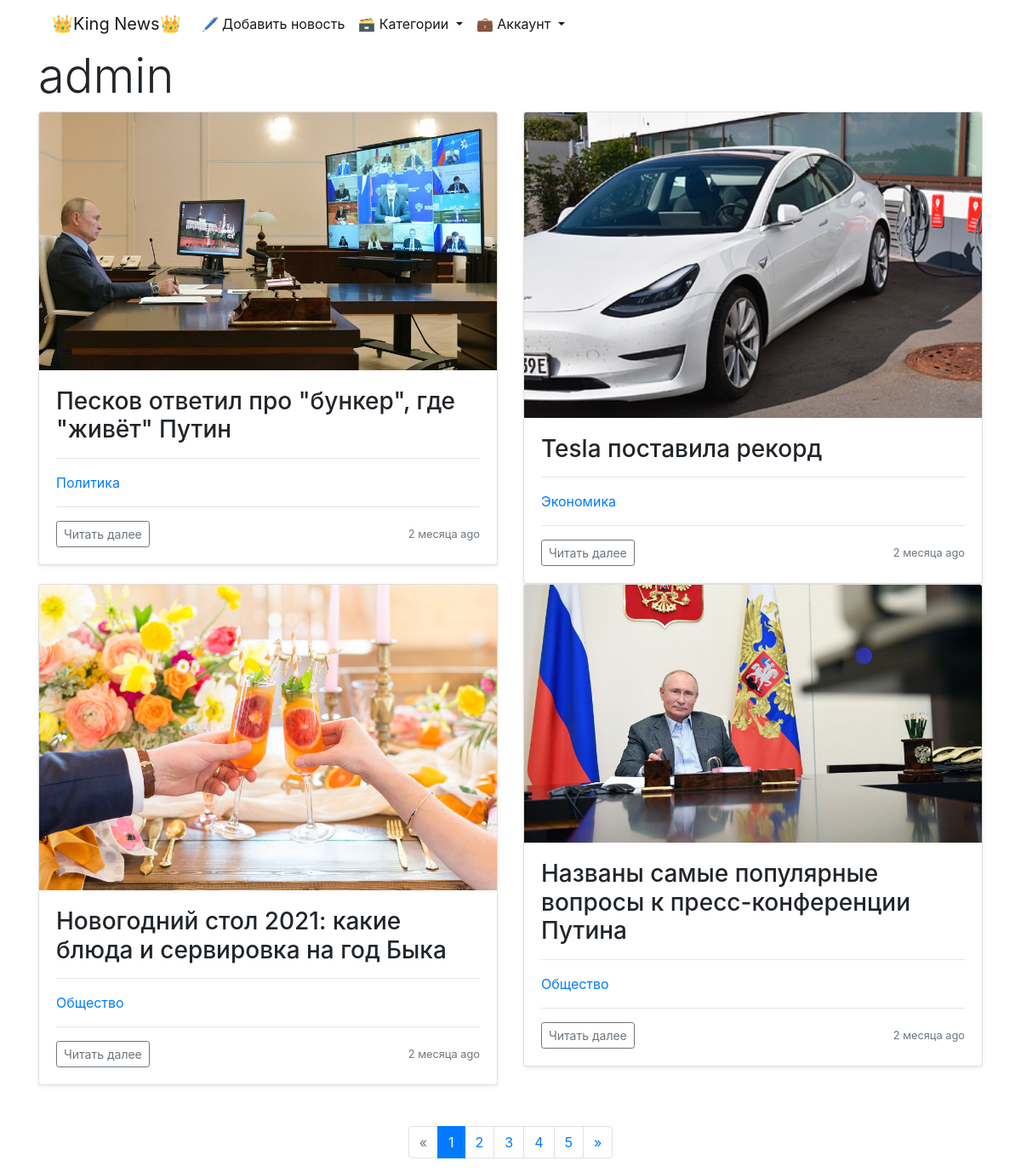
/news/user/1/news, run on the app's committed database.
### news/models.py (models this page shows, shortened)
class News(models.Model):
    author = models.ForeignKey(User, on_delete=models.PROTECT, verbose_name='автор', default=None)
    title = models.CharField(max_length=150, verbose_name='заголовок')
    content = models.TextField(verbose_name='текст')
    created_at = models.DateTimeField(auto_now_add=True, verbose_name='дата создания')
    updated_at = models.DateTimeField(auto_now=True, verbose_name='дата обновления')
    photo = models.ImageField(upload_to='photos/%Y/%m/%d/', verbose_name='постер', default='photos/default.svg')
    is_published = models.BooleanField(default=True, verbose_name='статус публикации')
    category = models.ForeignKey('Category', on_delete=models.PROTECT, verbose_name='категория', db_index=True, default=None)
    audio = models.FileField(upload_to='audio/%Y/%m/%d/', verbose_name='аудио', blank=True)
    def get_absolute_url(self):
        return reverse('news:detail_news', kwargs={'pk': self.pk})
    class Meta:
        verbose_name = 'новость'
        verbose_name_plural = 'новости'
        ordering = ['created_at', 'title']

class Category(models.Model):
    title = models.CharField(max_length=150, verbose_name='заголовок', unique=True)
    def __str__(self):
        return f"{self.title}"
    class Meta:
        verbose_name = 'категория'
        verbose_name_plural = 'категории'
        ordering = ['title']
    def get_absolute_url(self):
        return reverse('news:detail_category', kwargs={'category_id': self.pk})

### news/views.py (the view)
# urls.py: path('user/<int:user_id>/news', DetailUserNews.as_view(), name='detail_user_news'),
class DetailUserNews(ListView):
    model = News
    template_name = 'news/detail_user_news.html'
    context_object_name = 'detail_user_news'
    paginate_by = 4
    allow_empty = False
    def get_queryset(self):
        return News.objects.filter(author=self.kwargs['user_id'], is_published=True).select_related('category').order_by('-created_at')
    def get_context_data(self, *, object_list=None, **kwargs):
        context = super(DetailUserNews, self).get_context_data(**kwargs)
        context['author_name'] = User.objects.filter(pk=self.kwargs['user_id'])[0]
        return context

### news/templatetags/news_tags.py (called while the page is built)
@register.simple_tag(name='get_list_category')
def get_categories():
    categories = Category.objects.annotate(cnt=Count('news', filter=F('news__is_published')))
    return categories

### news/templates/news/detail_user_news.html (shortened to what this page needs)
{% extends 'base.html' %}
{% load humanize %}
{% block content %}
    <h1 class="display-4">{{ author_name }}</h1>
    <div class="row row-cols-2">
        {% for user_news in detail_user_news %}
            <div class="col">
                <div class="card shadow-sm">
                    <img class="bd-placeholder-img card-img-top" focusable="false" role="img"
                         width="100%" height="100%" src="{{ user_news.photo.url }}" alt="{{ user_news.photo.name }}">
                    <div class="card-body">
                        <h3 class="card-text">{{ user_news.title }}</h3>
                        <hr>
                        <a style="text-decoration: none;" href="{{ user_news.category.get_absolute_url }}"><p>{{ user_news.category }}</p>
                        </a>
                        <hr>
                        <div class="d-flex justify-content-between align-items-center">
                            <div class="btn-group">
                                {% if author_name.id == request.user.id %}
                                    <a class="btn btn-sm btn-outline-secondary" href="{{ user_news.get_absolute_url }}" role="button">Читать
                                        далее</a>
                                    <a class="btn btn-sm btn-outline-secondary" href="{% url 'news:edit_news' user_news.pk %}"
                                       role="button">Редактировать</a>
                                    <a class="btn btn-sm btn-outline-secondary" href="{% url 'news:delete_news' user_news.pk %}"
                                       role="button">Удалить</a>
                                {% else %}
                                    <a class="btn btn-sm btn-outline-secondary" href="{{ user_news.get_absolute_url }}" role="button">Читать
                                        далее</a>
                                {% endif %}
                            </div>
                            <small class="text-muted">{{ user_news.created_at|naturaltime }}</small>
                        </div>
                    </div>
                </div>
            </div>
        {% endfor %}
    </div>
    <br>
    {% include 'inc/_paginator.html' %}
{% endblock %}

### data on the page
News: photo (picture), title "Песков ответил про \"бункер\", где \"живёт\" Путин", category "Политика", created_at "2 месяца ago"
News: photo (picture), title "Tesla поставила рекорд", category "Экономика", created_at "2 месяца ago"
News: photo (picture), title "Новогодний стол 2021: какие блюда и сервировка на год Быка", category "Общество", created_at "2 месяца ago"
News: photo (picture), title "Названы самые популярные вопросы к пресс-конференции Путина", category "Общество", created_at "2 месяца ago"

### other printed values
{{ author_name }} "admin"
{{ i }} "1"
{{ i }} "2" "3" "4" "5"
